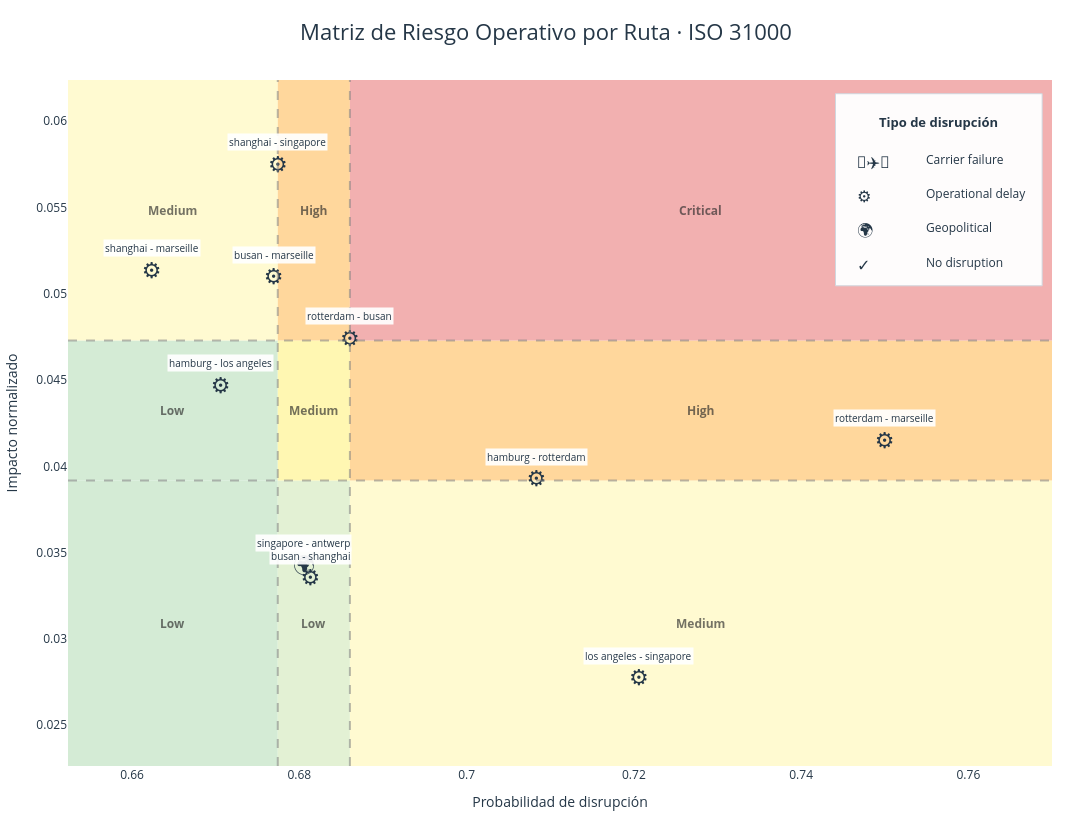

Source (notebook cell):
### Markdown cell above
Las acciones están directamente alineadas con el nivel de riesgo y su causa principal, permitiendo decisiones específicas, medibles y priorizadas por ruta

### Code cell
import plotly.graph_objects as go
import pandas as pd

df_plot = df_risk_matrix.copy()

# ==================================================
# UMBRALES
# ==================================================
p1 = df_plot['probability'].quantile(1/3)
p2 = df_plot['probability'].quantile(2/3)
i1 = df_plot['impact_norm'].quantile(1/3)
i2 = df_plot['impact_norm'].quantile(2/3)

x_min = df_plot["probability"].min() - 0.01
x_max = df_plot["probability"].max() + 0.02
y_min = df_plot["impact_norm"].min() - 0.005
y_max = df_plot["impact_norm"].max() + 0.005

# ==================================================
# ICONOS REALES (mismos en gráfico y leyenda)
# ==================================================
ICON = {
    "carrier_failure": "🚛✈️🚢",
    "operational_delay": "⚙️",
    "geopolitical": "🌍",
    "no_disruption": "✓"
}

LABEL = {
    "carrier_failure": "Carrier failure",
    "operational_delay": "Operational delay",
    "geopolitical": "Geopolitical",
    "no_disruption": "No disruption"
}

fig = go.Figure()

# ==================================================
# FONDOS INTERMEDIOS
# ==================================================
zones = [
    (x_min,p1,y_min,i1,'#c8e6c9','Low'),
    (p1,p2,y_min,i1,'#dcedc8','Low'),
    (p2,x_max,y_min,i1,'#fff9c4','Medium'),

    (x_min,p1,i1,i2,'#c8e6c9','Low'),
    (p1,p2,i1,i2,'#fff59d','Medium'),
    (p2,x_max,i1,i2,'#ffcc80','High'),

    (x_min,p1,i2,y_max,'#fff9c4','Medium'),
    (p1,p2,i2,y_max,'#ffcc80','High'),
    (p2,x_max,i2,y_max,'#ef9a9a','Critical')
]

for x0,x1,y0,y1,color,label in zones:
    fig.add_shape(
        type="rect",
        x0=x0, x1=x1, y0=y0, y1=y1,
        fillcolor=color,
        opacity=0.78,
        line_width=0,
        layer="below"
    )

    fig.add_annotation(
        x=(x0+x1)/2,
        y=(y0+y1)/2,
        text=f"<b>{label}</b>",
        showarrow=False,
        font=dict(size=12, color="rgba(40,40,40,0.65)")
    )

# Líneas divisorias
for xv in [p1, p2]:
    fig.add_vline(x=xv, line_dash="dash", line_color="gray", opacity=0.55)

for yv in [i1, i2]:
    fig.add_hline(y=yv, line_dash="dash", line_color="gray", opacity=0.55)

# ==================================================
# ICONOS EN PUNTOS
# ==================================================
for _, row in df_plot.iterrows():
    tipo = row["disruption_type"]

    fig.add_trace(go.Scatter(
        x=[row["probability"]],
        y=[row["impact_norm"]],
        mode="text",
        text=[ICON[tipo]],
        textfont=dict(size=22),
        showlegend=False,
        hovertemplate=
            f"<b>{row['route']}</b><br>" +
            f"Tipo: {LABEL[tipo]}<br>" +
            f"Probabilidad: {row['probability']:.3f}<br>" +
            f"Impacto: {row['impact_norm']:.3f}<extra></extra>"
    ))

    fig.add_annotation(
        x=row["probability"],
        y=row["impact_norm"],
        text=row["route"],
        showarrow=False,
        yshift=24,
        font=dict(size=10, color="#253747"),
        bgcolor="rgba(255,255,255,0.92)"
    )

# ==================================================
# LEYENDA CON LOS MISMOS ICONOS
# ==================================================
# Ocultar leyenda nativa
fig.update_layout(showlegend=False)

# Caja blanca visible
fig.add_shape(
    type="rect",
    xref="paper", yref="paper",
    x0=0.78, x1=0.99,
    y0=0.70, y1=0.98,
    fillcolor="rgba(255,255,255,0.96)",
    line=dict(color="#D0D7DE", width=1),
    layer="above"
)

# Título
fig.add_annotation(
    x=0.885, y=0.955,
    xref="paper", yref="paper",
    text="<b>Tipo de disrupción</b>",
    showarrow=False,
    font=dict(size=13, color="#253747"),
    xanchor="center"
)

# Elementos
items = [
    ("🚛✈️🚢", "Carrier failure", 0.90),
    ("⚙️",     "Operational delay", 0.85),
    ("🌍",     "Geopolitical",      0.80),
    ("✓",      "No disruption",    0.75),
]

for icono, texto, y in items:
    fig.add_annotation(
        x=0.80, y=y,
        xref="paper", yref="paper",
        text=icono,
        showarrow=False,
        font=dict(size=16),
        xanchor="left"
    )

    fig.add_annotation(
        x=0.87, y=y,
        xref="paper", yref="paper",
        text=texto,
        showarrow=False,
        font=dict(size=12, color="#253747"),
        xanchor="left"
    )
# ==================================================
# LAYOUT
# ==================================================
fig.update_layout(
    title=dict(
        text="Matriz de Riesgo Operativo por Ruta · ISO 31000",
        x=0.5,
        font=dict(size=22, color="#253747")
    ),
    width=1450,
    height=820,
    plot_bgcolor="white",
    paper_bgcolor="white",
    legend_title="Tipo de disrupción",
    font=dict(size=12, color="#253747"),
    margin=dict(l=40, r=40, t=80, b=40)
)

fig.update_xaxes(
    title="Probabilidad de disrupción",
    range=[x_min, x_max],
    showgrid=False
)

fig.update_yaxes(
    title="Impacto normalizado",
    range=[y_min, y_max],
    showgrid=False
)

fig.show()
# 5. OUTPUT EJECUTIVO
df_risk_matrix[['route', 'ruta_continentes', 'risk_level_iso', 'probability', 'risk_type', 'decision']].round(3)

### Figure 1 — Plotly figure (JSON) as saved in the notebook; plotly's stock layout.template omitted (floating-point values rounded to 4 significant figures)
{"data": [{"hovertemplate": "<b>rotterdam - busan</b><br>Tipo: Operational delay<br>Probabilidad: 0.686<br>Impacto: 0.047<extra></extra>", "mode": "text", "showlegend": false, "text": ["⚙️"], "textfont": {"size": 22}, "type": "scatter", "x": [0.686], "y": [0.0473]}, {"hovertemplate": "<b>rotterdam - marseille</b><br>Tipo: Operational delay<br>Probabilidad: 0.750<br>Impacto: 0.041<extra></extra>", "mode": "text", "showlegend": false, "text": ["⚙️"], "textfont": {"size": 22}, "type": "scatter", "x": [0.75], "y": [0.0414]}, {"hovertemplate": "<b>hamburg - rotterdam</b><br>Tipo: Operational delay<br>Probabilidad: 0.708<br>Impacto: 0.039<extra></extra>", "mode": "text", "showlegend": false, "text": ["⚙️"], "textfont": {"size": 22}, "type": "scatter", "x": [0.7083], "y": [0.03918]}, {"hovertemplate": "<b>los angeles - singapore</b><br>Tipo: Operational delay<br>Probabilidad: 0.721<br>Impacto: 0.028<extra></extra>", "mode": "text", "showlegend": false, "text": ["⚙️"], "textfont": {"size": 22}, "type": "scatter", "x": [0.7206], "y": [0.02764]}, {"hovertemplate": "<b>shanghai - singapore</b><br>Tipo: Operational delay<br>Probabilidad: 0.677<br>Impacto: 0.057<extra></extra>", "mode": "text", "showlegend": false, "text": ["⚙️"], "textfont": {"size": 22}, "type": "scatter", "x": [0.6774], "y": [0.05738]}, {"hovertemplate": "<b>busan - shanghai</b><br>Tipo: Operational delay<br>Probabilidad: 0.681<br>Impacto: 0.033<extra></extra>", "mode": "text", "showlegend": false, "text": ["⚙️"], "textfont": {"size": 22}, "type": "scatter", "x": [0.6813], "y": [0.03342]}, {"hovertemplate": "<b>shanghai - marseille</b><br>Tipo: Operational delay<br>Probabilidad: 0.662<br>Impacto: 0.051<extra></extra>", "mode": "text", "showlegend": false, "text": ["⚙️"], "textfont": {"size": 22}, "type": "scatter", "x": [0.6623], "y": [0.05126]}, {"hovertemplate": "<b>busan - marseille</b><br>Tipo: Operational delay<br>Probabilidad: 0.677<br>Impacto: 0.051<extra></extra>", "mode": "text", "showlegend": false, "text": ["⚙️"], "textfont": {"size": 22}, "type": "scatter", "x": [0.6769], "y": [0.05088]}, {"hovertemplate": "<b>hamburg - los angeles</b><br>Tipo: Operational delay<br>Probabilidad: 0.671<br>Impacto: 0.045<extra></extra>", "mode": "text", "showlegend": false, "text": ["⚙️"], "textfont": {"size": 22}, "type": "scatter", "x": [0.6706], "y": [0.04458]}, {"hovertemplate": "<b>singapore - antwerp</b><br>Tipo: Geopolitical<br>Probabilidad: 0.681<br>Impacto: 0.034<extra></extra>", "mode": "text", "showlegend": false, "text": ["🌍"], "textfont": {"size": 22}, "type": "scatter", "x": [0.6806], "y": [0.03415]}], "layout": {"annotations": [{"font": {"color": "rgba(40,40,40,0.65)", "size": 12}, "showarrow": false, "text": "<b>Low</b>", "x": 0.6649, "y": 0.03091}, {"font": {"color": "rgba(40,40,40,0.65)", "size": 12}, "showarrow": false, "text": "<b>Low</b>", "x": 0.6817, "y": 0.03091}, {"font": {"color": "rgba(40,40,40,0.65)", "size": 12}, "showarrow": false, "text": "<b>Medium</b>", "x": 0.728, "y": 0.03091}, {"font": {"color": "rgba(40,40,40,0.65)", "size": 12}, "showarrow": false, "text": "<b>Low</b>", "x": 0.6649, "y": 0.04324}, {"font": {"color": "rgba(40,40,40,0.65)", "size": 12}, "showarrow": false, "text": "<b>Medium</b>", "x": 0.6817, "y": 0.04324}, {"font": {"color": "rgba(40,40,40,0.65)", "size": 12}, "showarrow": false, "text": "<b>High</b>", "x": 0.728, "y": 0.04324}, {"font": {"color": "rgba(40,40,40,0.65)", "size": 12}, "showarrow": false, "text": "<b>Medium</b>", "x": 0.6649, "y": 0.05484}, {"font": {"color": "rgba(40,40,40,0.65)", "size": 12}, "showarrow": false, "text": "<b>High</b>", "x": 0.6817, "y": 0.05484}, {"font": {"color": "rgba(40,40,40,0.65)", "size": 12}, "showarrow": false, "text": "<b>Critical</b>", "x": 0.728, "y": 0.05484}, {"bgcolor": "rgba(255,255,255,0.92)", "font": {"color": "#253747", "size": 10}, "showarrow": false, "text": "rotterdam - busan", "x": 0.686, "y": 0.0473, "yshift": 24}, {"bgcolor": "rgba(255,255,255,0.92)", "font": {"color": "#253747", "size": 10}, "showarrow": false, "text": "rotterdam - marseille", "x": 0.75, "y": 0.0414, "yshift": 24}, {"bgcolor": "rgba(255,255,255,0.92)", "font": {"color": "#253747", "size": 10}, "showarrow": false, "text": "hamburg - rotterdam", "x": 0.7083, "y": 0.03918, "yshift": 24}, {"bgcolor": "rgba(255,255,255,0.92)", "font": {"color": "#253747", "size": 10}, "showarrow": false, "text": "los angeles - singapore", "x": 0.7206, "y": 0.02764, "yshift": 24}, {"bgcolor": "rgba(255,255,255,0.92)", "font": {"color": "#253747", "size": 10}, "showarrow": false, "text": "shanghai - singapore", "x": 0.6774, "y": 0.05738, "yshift": 24}, {"bgcolor": "rgba(255,255,255,0.92)", "font": {"color": "#253747", "size": 10}, "showarrow": false, "text": "busan - shanghai", "x": 0.6813, "y": 0.03342, "yshift": 24}, {"bgcolor": "rgba(255,255,255,0.92)", "font": {"color": "#253747", "size": 10}, "showarrow": false, "text": "shanghai - marseille", "x": 0.6623, "y": 0.05126, "yshift": 24}, {"bgcolor": "rgba(255,255,255,0.92)", "font": {"color": "#253747", "size": 10}, "showarrow": false, "text": "busan - marseille", "x": 0.6769, "y": 0.05088, "yshift": 24}, {"bgcolor": "rgba(255,255,255,0.92)", "font": {"color": "#253747", "size": 10}, "showarrow": false, "text": "hamburg - los angeles", "x": 0.6706, "y": 0.04458, "yshift": 24}, {"bgcolor": "rgba(255,255,255,0.92)", "font": {"color": "#253747", "size": 10}, "showarrow": false, "text": "singapore - antwerp", "x": 0.6806, "y": 0.03415, "yshift": 24}, {"font": {"color": "#253747", "size": 13}, "showarrow": false, "text": "<b>Tipo de disrupción</b>", "x": 0.885, "xanchor": "center", "xref": "paper", "y": 0.955, "yref": "paper"}, {"font": {"size": 16}, "showarrow": false, "text": "🚛✈️🚢", "x": 0.8, "xanchor": "left", "xref": "paper", "y": 0.9, "yref": "paper"}, {"font": {"color": "#253747", "size": 12}, "showarrow": false, "text": "Carrier failure", "x": 0.87, "xanchor": "left", "xref": "paper", "y": 0.9, "yref": "paper"}, {"font": {"size": 16}, "showarrow": false, "text": "⚙️", "x": 0.8, "xanchor": "left", "xref": "paper", "y": 0.85, "yref": "paper"}, {"font": {"color": "#253747", "size": 12}, "showarrow": false, "text": "Operational delay", "x": 0.87, "xanchor": "left", "xref": "paper", "y": 0.85, "yref": "paper"}, {"font": {"size": 16}, "showarrow": false, "text": "🌍", "x": 0.8, "xanchor": "left", "xref": "paper", "y": 0.8, "yref": "paper"}, {"font": {"color": "#253747", "size": 12}, "showarrow": false, "text": "Geopolitical", "x": 0.87, "xanchor": "left", "xref": "paper", "y": 0.8, "yref": "paper"}, {"font": {"size": 16}, "showarrow": false, "text": "✓", "x": 0.8, "xanchor": "left", "xref": "paper", "y": 0.75, "yref": "paper"}, {"font": {"color": "#253747", "size": 12}, "showarrow": false, "text": "No disruption", "x": 0.87, "xanchor": "left", "xref": "paper", "y": 0.75, "yref": "paper"}], "font": {"color": "#253747", "size": 12}, "height": 820, "legend": {"title": {"text": "Tipo de disrupción"}}, "margin": {"b": 40, "l": 40, "r": 40, "t": 80}, "paper_bgcolor": "white", "plot_bgcolor": "white", "shapes": [{"fillcolor": "#c8e6c9", "layer": "below", "line": {"width": 0}, "opacity": 0.78, "type": "rect", "x0": 0.6523, "x1": 0.6774, "y0": 0.02264, "y1": 0.03918}, {"fillcolor": "#dcedc8", "layer": "below", "line": {"width": 0}, "opacity": 0.78, "type": "rect", "x0": 0.6774, "x1": 0.686, "y0": 0.02264, "y1": 0.03918}, {"fillcolor": "#fff9c4", "layer": "below", "line": {"width": 0}, "opacity": 0.78, "type": "rect", "x0": 0.686, "x1": 0.77, "y0": 0.02264, "y1": 0.03918}, {"fillcolor": "#c8e6c9", "layer": "below", "line": {"width": 0}, "opacity": 0.78, "type": "rect", "x0": 0.6523, "x1": 0.6774, "y0": 0.03918, "y1": 0.0473}, {"fillcolor": "#fff59d", "layer": "below", "line": {"width": 0}, "opacity": 0.78, "type": "rect", "x0": 0.6774, "x1": 0.686, "y0": 0.03918, "y1": 0.0473}, {"fillcolor": "#ffcc80", "layer": "below", "line": {"width": 0}, "opacity": 0.78, "type": "rect", "x0": 0.686, "x1": 0.77, "y0": 0.03918, "y1": 0.0473}, {"fillcolor": "#fff9c4", "layer": "below", "line": {"width": 0}, "opacity": 0.78, "type": "rect", "x0": 0.6523, "x1": 0.6774, "y0": 0.0473, "y1": 0.06238}, {"fillcolor": "#ffcc80", "layer": "below", "line": {"width": 0}, "opacity": 0.78, "type": "rect", "x0": 0.6774, "x1": 0.686, "y0": 0.0473, "y1": 0.06238}, {"fillcolor": "#ef9a9a", "layer": "below", "line": {"width": 0}, "opacity": 0.78, "type": "rect", "x0": 0.686, "x1": 0.77, "y0": 0.0473, "y1": 0.06238}, {"line": {"color": "gray", "dash": "dash"}, "opacity": 0.55, "type": "line", "x0": 0.6774, "x1": 0.6774, "xref": "x", "y0": 0, "y1": 1, "yref": "y domain"}, {"line": {"color": "gray", "dash": "dash"}, "opacity": 0.55, "type": "line", "x0": 0.686, "x1": 0.686, "xref": "x", "y0": 0, "y1": 1, "yref": "y domain"}, {"line": {"color": "gray", "dash": "dash"}, "opacity": 0.55, "type": "line", "x0": 0, "x1": 1, "xref": "x domain", "y0": 0.03918, "y1": 0.03918, "yref": "y"}, {"line": {"color": "gray", "dash": "dash"}, "opacity": 0.55, "type": "line", "x0": 0, "x1": 1, "xref": "x domain", "y0": 0.0473, "y1": 0.0473, "yref": "y"}, {"fillcolor": "rgba(255,255,255,0.96)", "layer": "above", "line": {"color": "#D0D7DE", "width": 1}, "type": "rect", "x0": 0.78, "x1": 0.99, "xref": "paper", "y0": 0.7, "y1": 0.98, "yref": "paper"}], "showlegend": false, "title": {"font": {"color": "#253747", "size": 22}, "text": "Matriz de Riesgo Operativo por Ruta · ISO 31000", "x": 0.5}, "width": 1450, "xaxis": {"range": [0.6523, 0.77], "showgrid": false, "title": {"text": "Probabilidad de disrupción"}}, "yaxis": {"range": [0.02264, 0.06238], "showgrid": false, "title": {"text": "Impacto normalizado"}}}}
